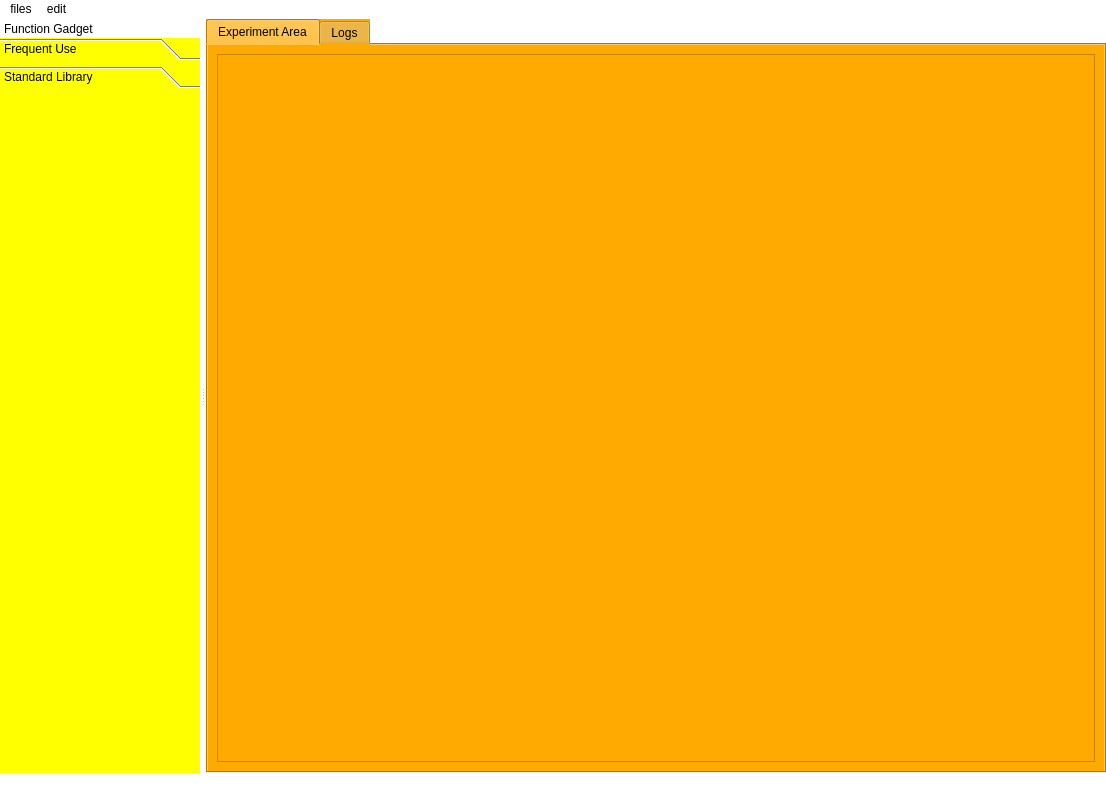
<?xml version="1.0" encoding="UTF-8"?>
<ui version="4.0">
 <class>MainWindow</class>
 <widget class="QMainWindow" name="MainWindow">
  <property name="geometry">
   <rect>
    <x>0</x>
    <y>0</y>
    <width>1104</width>
    <height>795</height>
   </rect>
  </property>
  <property name="windowTitle">
   <string>MainWindow</string>
  </property>
  <property name="styleSheet">
   <string notr="true">background-color: rgb(255, 255, 255);</string>
  </property>
  <property name="dockNestingEnabled">
   <bool>true</bool>
  </property>
  <widget class="QWidget" name="centralwidget">
   <layout class="QHBoxLayout" name="horizontalLayout">
    <property name="leftMargin">
     <number>0</number>
    </property>
    <property name="topMargin">
     <number>0</number>
    </property>
    <property name="rightMargin">
     <number>0</number>
    </property>
    <property name="bottomMargin">
     <number>0</number>
    </property>
    <item>
     <widget class="QTabWidget" name="tabWidget">
      <property name="enabled">
       <bool>true</bool>
      </property>
      <property name="minimumSize">
       <size>
        <width>900</width>
        <height>750</height>
       </size>
      </property>
      <property name="styleSheet">
       <string notr="true">background-color: rgb(255, 170, 0);</string>
      </property>
      <property name="currentIndex">
       <number>0</number>
      </property>
      <widget class="QWidget" name="draw_tab">
       <attribute name="title">
        <string>Experiment Area</string>
       </attribute>
       <layout class="QHBoxLayout" name="horizontalLayout_4">
        <item>
         <widget class="QScrollArea" name="draw_scroll_area">
          <property name="widgetResizable">
           <bool>true</bool>
          </property>
          <widget class="QWidget" name="draw_scroll_area_content">
           <property name="geometry">
            <rect>
             <x>0</x>
             <y>0</y>
             <width>874</width>
             <height>705</height>
            </rect>
           </property>
           <property name="styleSheet">
            <string notr="true">background-image: url(:/draw_tab/draw_back_grid.png);</string>
           </property>
          </widget>
         </widget>
        </item>
       </layout>
      </widget>
      <widget class="QWidget" name="log_tab">
       <attribute name="title">
        <string>Logs</string>
       </attribute>
       <layout class="QHBoxLayout" name="horizontalLayout_5">
        <item>
         <widget class="QScrollArea" name="log_scroll_tab">
          <property name="styleSheet">
           <string notr="true"/>
          </property>
          <property name="widgetResizable">
           <bool>true</bool>
          </property>
          <widget class="QWidget" name="log_scroll_area_content">
           <property name="geometry">
            <rect>
             <x>0</x>
             <y>0</y>
             <width>874</width>
             <height>705</height>
            </rect>
           </property>
          </widget>
         </widget>
        </item>
       </layout>
      </widget>
     </widget>
    </item>
   </layout>
  </widget>
  <widget class="QMenuBar" name="menubar">
   <property name="geometry">
    <rect>
     <x>0</x>
     <y>0</y>
     <width>1104</width>
     <height>23</height>
    </rect>
   </property>
   <widget class="QMenu" name="menu">
    <property name="title">
     <string>files</string>
    </property>
    <addaction name="actionopen_file"/>
   </widget>
   <widget class="QMenu" name="menuedit">
    <property name="title">
     <string>edit</string>
    </property>
   </widget>
   <addaction name="menu"/>
   <addaction name="menuedit"/>
  </widget>
  <widget class="QStatusBar" name="statusbar"/>
  <widget class="QDockWidget" name="dockWidget">
   <property name="minimumSize">
    <size>
     <width>200</width>
     <height>143</height>
    </size>
   </property>
   <property name="maximumSize">
    <size>
     <width>400</width>
     <height>524287</height>
    </size>
   </property>
   <property name="styleSheet">
    <string notr="true">
background-color: rgb(255, 255, 127);</string>
   </property>
   <property name="floating">
    <bool>false</bool>
   </property>
   <property name="features">
    <set>QDockWidget::DockWidgetMovable</set>
   </property>
   <property name="allowedAreas">
    <set>Qt::LeftDockWidgetArea|Qt::RightDockWidgetArea</set>
   </property>
   <property name="windowTitle">
    <string>Function Gadget</string>
   </property>
   <attribute name="dockWidgetArea">
    <number>1</number>
   </attribute>
   <widget class="QWidget" name="dockWidgetContents">
    <layout class="QVBoxLayout" name="verticalLayout">
     <property name="spacing">
      <number>0</number>
     </property>
     <property name="leftMargin">
      <number>0</number>
     </property>
     <property name="topMargin">
      <number>0</number>
     </property>
     <property name="rightMargin">
      <number>0</number>
     </property>
     <property name="bottomMargin">
      <number>0</number>
     </property>
     <item>
      <widget class="QToolBox" name="toolBox">
       <property name="styleSheet">
        <string notr="true">background-color: rgb(255, 255, 0);</string>
       </property>
       <property name="currentIndex">
        <number>1</number>
       </property>
       <widget class="QWidget" name="page">
        <property name="geometry">
         <rect>
          <x>0</x>
          <y>0</y>
          <width>200</width>
          <height>676</height>
         </rect>
        </property>
        <attribute name="label">
         <string>Frequent Use</string>
        </attribute>
        <layout class="QHBoxLayout" name="horizontalLayout_2">
         <item>
          <widget class="QWidget" name="widget" native="true"/>
         </item>
        </layout>
       </widget>
       <widget class="QWidget" name="page_2">
        <property name="geometry">
         <rect>
          <x>0</x>
          <y>0</y>
          <width>200</width>
          <height>676</height>
         </rect>
        </property>
        <attribute name="label">
         <string>Standard Library</string>
        </attribute>
        <layout class="QHBoxLayout" name="horizontalLayout_3">
         <item>
          <widget class="QWidget" name="widget_2" native="true"/>
         </item>
        </layout>
       </widget>
      </widget>
     </item>
    </layout>
   </widget>
  </widget>
  <action name="actionopen_file">
   <property name="text">
    <string>open file</string>
   </property>
  </action>
 </widget>
 <resources>
  <include location="resouce.qrc"/>
 </resources>
 <connections/>
</ui>
